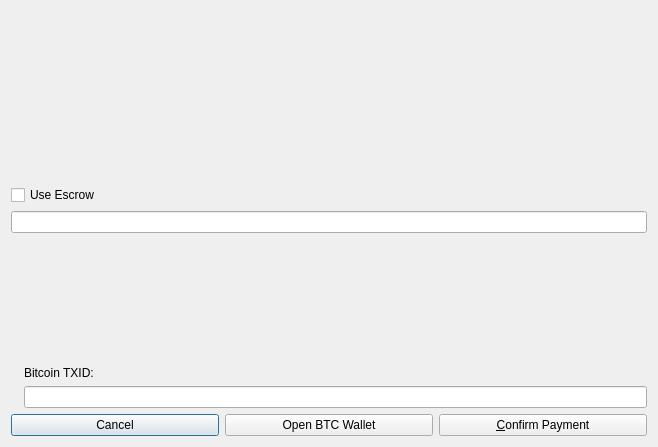
<?xml version="1.0" encoding="UTF-8"?>
<ui version="4.0">
 <class>OfferAcceptDialogBTC</class>
 <widget class="QDialog" name="OfferAcceptDialogBTC">
  <property name="geometry">
   <rect>
    <x>0</x>
    <y>0</y>
    <width>658</width>
    <height>447</height>
   </rect>
  </property>
  <property name="windowTitle">
   <string>Accept Syscoin Offer</string>
  </property>
  <layout class="QGridLayout" name="gridLayout">
   <item row="1" column="0">
    <layout class="QHBoxLayout" name="horizontalLayout">
     <item>
      <widget class="QLabel" name="acceptMessage">
       <property name="font">
        <font>
         <pointsize>12</pointsize>
         <weight>50</weight>
         <bold>false</bold>
        </font>
       </property>
       <property name="cursor">
        <cursorShape>IBeamCursor</cursorShape>
       </property>
       <property name="text">
        <string/>
       </property>
       <property name="wordWrap">
        <bool>true</bool>
       </property>
       <property name="textInteractionFlags">
        <set>Qt::LinksAccessibleByMouse|Qt::TextSelectableByKeyboard|Qt::TextSelectableByMouse</set>
       </property>
      </widget>
     </item>
    </layout>
   </item>
   <item row="0" column="0">
    <widget class="QLabel" name="aboutShadeBTC">
     <property name="text">
      <string/>
     </property>
     <property name="scaledContents">
      <bool>false</bool>
     </property>
     <property name="alignment">
      <set>Qt::AlignCenter</set>
     </property>
    </widget>
   </item>
   <item row="9" column="0">
    <layout class="QHBoxLayout" name="horizontalLayout_3">
     <item>
      <widget class="QPushButton" name="cancelButton">
       <property name="text">
        <string>Cancel</string>
       </property>
      </widget>
     </item>
     <item>
      <widget class="QPushButton" name="openBtcWalletButton">
       <property name="toolTip">
        <string>Open your local Bitcoin client</string>
       </property>
       <property name="text">
        <string>Open BTC Wallet</string>
       </property>
      </widget>
     </item>
     <item>
      <widget class="QPushButton" name="confirmButton">
       <property name="toolTip">
        <string>Confirm this payment on the Bitcoin blockchain</string>
       </property>
       <property name="text">
        <string>&amp;Confirm Payment</string>
       </property>
      </widget>
     </item>
    </layout>
   </item>
   <item row="5" column="0">
    <layout class="QHBoxLayout" name="horizontalLayout_8">
     <item>
      <widget class="QLabel" name="lblQRCode">
       <property name="text">
        <string/>
       </property>
       <property name="wordWrap">
        <bool>true</bool>
       </property>
      </widget>
     </item>
     <item>
      <layout class="QVBoxLayout" name="verticalLayout">
       <item>
        <widget class="QLabel" name="bitcoinInstructionLabel">
         <property name="cursor">
          <cursorShape>IBeamCursor</cursorShape>
         </property>
         <property name="text">
          <string notr="true"/>
         </property>
         <property name="textFormat">
          <enum>Qt::RichText</enum>
         </property>
         <property name="wordWrap">
          <bool>true</bool>
         </property>
         <property name="textInteractionFlags">
          <set>Qt::LinksAccessibleByMouse|Qt::TextSelectableByKeyboard|Qt::TextSelectableByMouse</set>
         </property>
        </widget>
       </item>
       <item>
        <spacer name="horizontalSpacer">
         <property name="orientation">
          <enum>Qt::Horizontal</enum>
         </property>
         <property name="sizeHint" stdset="0">
          <size>
           <width>40</width>
           <height>20</height>
          </size>
         </property>
        </spacer>
       </item>
       <item>
        <widget class="QLabel" name="label">
         <property name="text">
          <string>Bitcoin TXID:</string>
         </property>
        </widget>
       </item>
       <item>
        <widget class="QLineEdit" name="btctxidEdit"/>
       </item>
      </layout>
     </item>
    </layout>
   </item>
   <item row="2" column="0">
    <widget class="QCheckBox" name="checkBox">
     <property name="text">
      <string>Use Escrow</string>
     </property>
    </widget>
   </item>
   <item row="3" column="0">
    <widget class="QLineEdit" name="escrowEdit"/>
   </item>
   <item row="4" column="0">
    <widget class="QLabel" name="escrowDisclaimer">
     <property name="text">
      <string/>
     </property>
     <property name="wordWrap">
      <bool>true</bool>
     </property>
    </widget>
   </item>
  </layout>
 </widget>
 <resources>
  <include location="../syscoin.qrc"/>
 </resources>
 <connections/>
</ui>
